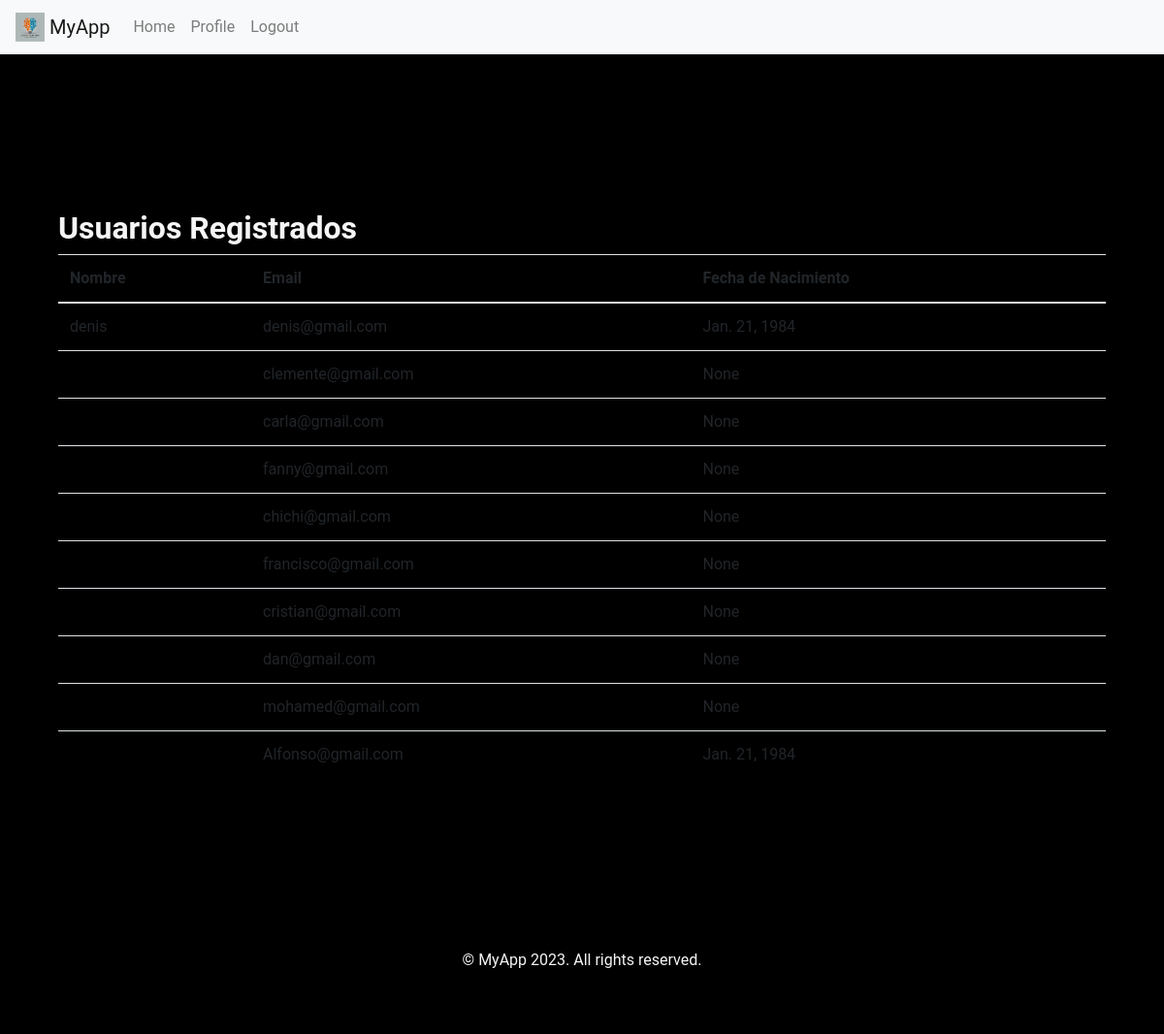
The app's page /usuario/ (signed in) with its own data.
### helloworld_app/models.py (models this page shows, shortened)
class CustomUser(AbstractBaseUser, PermissionsMixin):
    username = models.CharField(max_length=100, unique=True, default=generate_unique_username)
    nombre = models.CharField(max_length=100)
    email = models.EmailField(unique=True)
    fecha_de_nacimiento = models.DateField(null=True)
    is_active = models.BooleanField(default=True)
    is_staff = models.BooleanField(default=False)
    objects = CustomUserManager()
    USERNAME_FIELD = 'username'
    REQUIRED_FIELDS = ['nombre', 'email', 'fecha_de_nacimiento']

### helloworld_app/views.py (the view)
# urls.py: path('usuario/', views.lista_de_usuarios, name='lista_de_usuarios'),
def lista_de_usuarios(request):
    usuarios = CustomUser.objects.all()
    return render(request, 'lista_de_usuarios.html', {'usuarios': usuarios})

### helloworld_app/templates/lista_de_usuarios.html (shortened to what this page needs)
{% extends 'base.html' %}
{% load static %}
{% block content %}
    <div class="container mt-5">
        <h2>Usuarios Registrados</h2>
        <table class="table table-striped">
            <thead>
                <tr>
                    <th>Nombre</th>
                    <th>Email</th>
                    <th>Fecha de Nacimiento</th>
                </tr>
            </thead>
            <tbody>
                {% for usuario in usuarios %}
                <tr>
                    <td>{{ usuario.nombre }}</td>
                    <td>{{ usuario.email }}</td>
                    <td>{{ usuario.fecha_de_nacimiento }}</td>
                </tr>
                {% endfor %}
            </tbody>
        </table>
    </div>
{% endblock %}

### helloworld_app/static/css/style.css (style rules this page uses)
body { background-color: #000000; font-family: 'Roboto', sans-serif; color: #f5f5f5; }
h1, h2, h3, h4, h5, h6 { font-weight: bold; }
.container { padding-top: 2rem; padding-bottom: 2rem; }

### records on screen
CustomUser: nombre "denis", email "denis@gmail.com", fecha_de_nacimiento "Jan. 21, 1984"
CustomUser: email "clemente@gmail.com", fecha_de_nacimiento "None"
CustomUser: email "carla@gmail.com", fecha_de_nacimiento "None"
CustomUser: email "fanny@gmail.com", fecha_de_nacimiento "None"
CustomUser: email "chichi@gmail.com", fecha_de_nacimiento "None"
CustomUser: email "francisco@gmail.com", fecha_de_nacimiento "None"
CustomUser: email "cristian@gmail.com", fecha_de_nacimiento "None"
CustomUser: email "dan@gmail.com", fecha_de_nacimiento "None"
CustomUser: email "mohamed@gmail.com", fecha_de_nacimiento "None"
CustomUser: email "Alfonso@gmail.com", fecha_de_nacimiento "Jan. 21, 1984"
